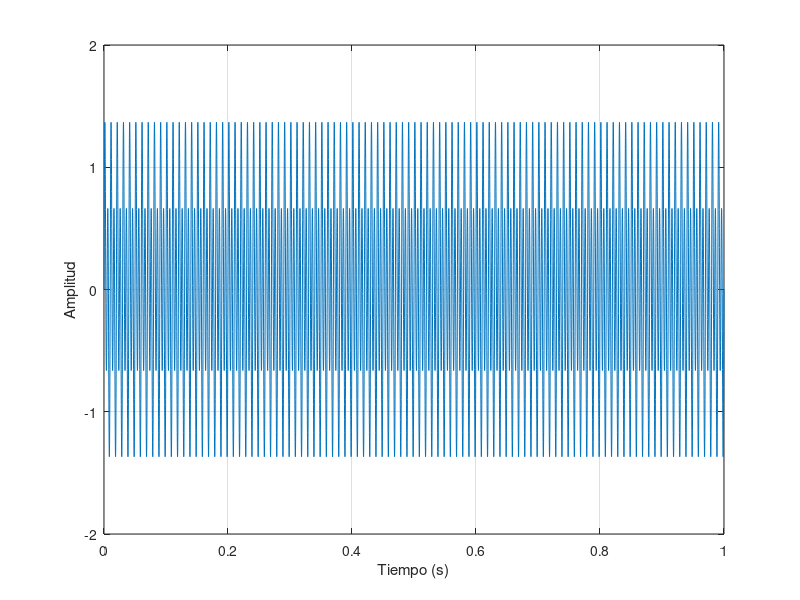
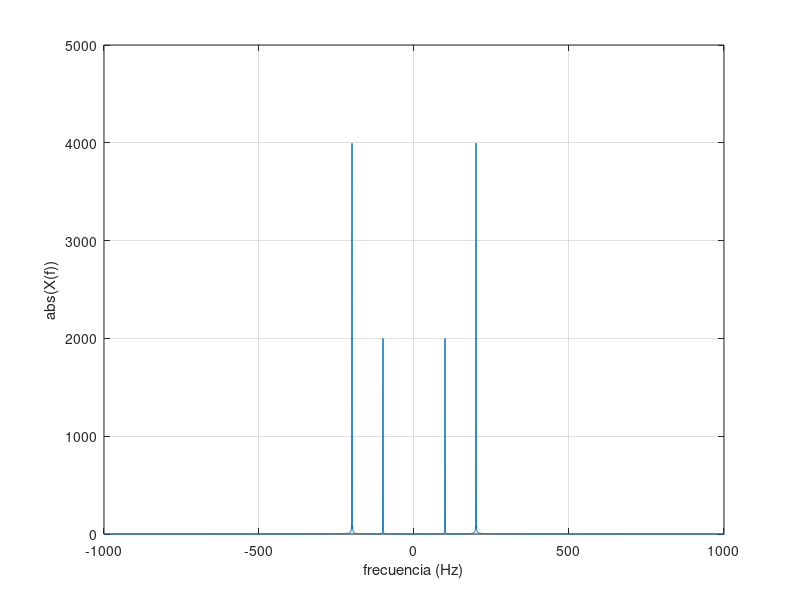
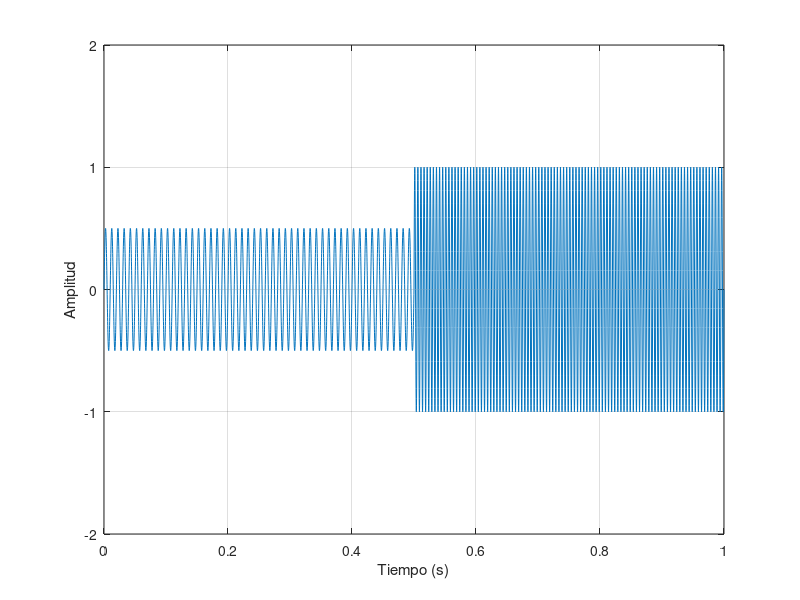
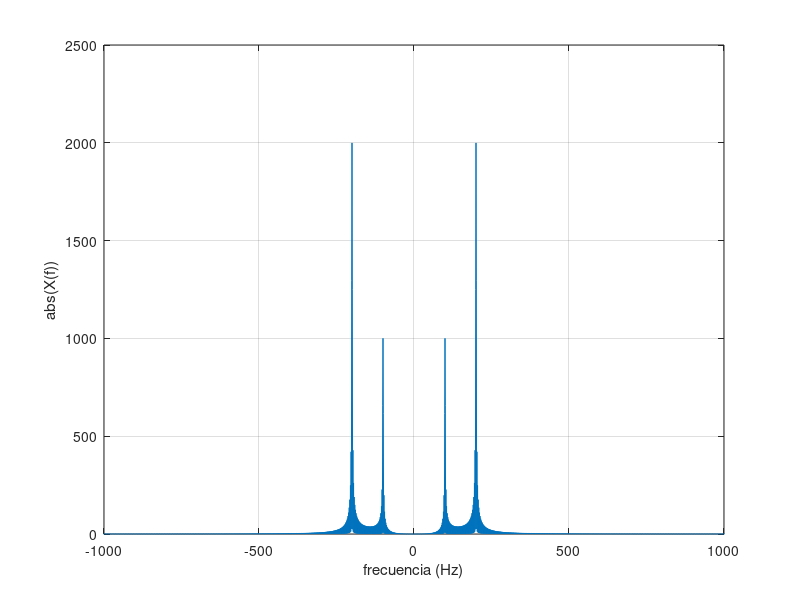

The MATLAB script that drew these images, in order: (Note: this script raises an error after producing the figures.)
%% Ejemplo 1: 2 senoidales superpuestas
clear all;
close all;
clc;


fs = 8000;
Ts = 1/fs;

f1 = 100;
f2 = 200;
D  = 1;    % duracion = 1seg
t  = 0:Ts:D;
N  = length(t);

figure(1);
x = 0.5*sin(2*pi*f1*t) + sin(2*pi*f2*t);
plot(t,x);
axis([0 1 -2 2]);
xlabel('Tiempo (s)');
ylabel('Amplitud');
grid;

figure(2);
X = abs(fft(x));
plot(linspace(-fs/2,fs/2,N),fftshift(X));
axis([-1000 1000 0 5000]);
xlabel('frecuencia (Hz)');
ylabel('abs(X(f))');
grid;

%% Ejemplo 2: 2 senoidales no superpuestas
clear all;
clc;

fs = 8000;
Ts = 1/fs;

f1 = 100;
f2 = 200;
D  = 1;    % duracion = 1seg
t  = 0:Ts:D;
N  = length(t);

w1 = [ones(1,(N-1)/2)   zeros(1,(N-1)/2 + 1)];
w2 = [zeros(1,(N-1)/2)  ones(1,(N-1)/2 + 1) ];

figure(3);
x = 0.5*sin(2*pi*f1*t).*w1 + sin(2*pi*f2*t).*w2;
plot(t,x);
axis([0 1 -2 2]);
xlabel('Tiempo (s)');
ylabel('Amplitud');
grid;

figure(4);
X = abs(fft(x));
plot(linspace(-fs/2,fs/2,N),fftshift(X));
axis([-1000 1000 0 2500]);
xlabel('frecuencia (Hz)');
ylabel('abs(X(f))');
grid;

%% Ejemplo 3: 2 senoidales no superpuestas - analisis con ventanas
clear all;
clc;

fs = 8000;
Ts = 1/fs;

f1 = 100;
f2 = 200;
D  = 1;    % duracion = 1seg
t  = 0:Ts:D;
N  = length(t);

w1 = [ones(1,(N-1)/2)   zeros(1,(N-1)/2 + 1)];
w2 = [zeros(1,(N-1)/2)  ones(1,(N-1)/2 + 1) ];

figure(5);
x = 0.5*sin(2*pi*f1*t).*w1 + sin(2*pi*f2*t).*w2;

Nw = (N-1)/5;
W  = hanning(Nw)';
W1 = [W zeros(1,4*Nw + 1)];
W2 = [zeros(1,Nw) W zeros(1,3*Nw + 1)];
W3 = [zeros(1,2*Nw) W zeros(1,2*Nw + 1)];
W4 = [zeros(1,3*Nw) W zeros(1,Nw + 1)];
W5 = [zeros(1,4*Nw + 1) W];

plot(t,x,t,2*W1,t,2*W2,t,2*W3,t,2*W4,t,2*W5);
axis([0 1 -2 2]);
xlabel('Tiempo (s)');
ylabel('Amplitud');
grid;

figure(6);
subplot(5,2,1),plot(t,x.*W1),axis([0 1 -2 2]);
subplot(5,2,2),plot(linspace(-fs/2,fs/2,N),fftshift(abs(fft(x.*W1)))),grid,axis([-1000 1000 0 500]);
subplot(5,2,3),plot(t,x.*W2),axis([0 1 -2 2]);
subplot(5,2,4),plot(linspace(-fs/2,fs/2,N),fftshift(abs(fft(x.*W2)))),grid,axis([-1000 1000 0 500]);
subplot(5,2,5),plot(t,x.*W3),axis([0 1 -2 2]);
subplot(5,2,6),plot(linspace(-fs/2,fs/2,N),fftshift(abs(fft(x.*W3)))),grid,axis([-1000 1000 0 500]);
subplot(5,2,7),plot(t,x.*W4),axis([0 1 -2 2]);
subplot(5,2,8),plot(linspace(-fs/2,fs/2,N),fftshift(abs(fft(x.*W4)))),grid,axis([-1000 1000 0 500]);
subplot(5,2,9),plot(t,x.*W5),axis([0 1 -2 2]);
subplot(5,2,10),plot(linspace(-fs/2,fs/2,N),fftshift(abs(fft(x.*W5)))),grid,axis([-1000 1000 0 500]);

%% Ejemplo 4: Espectrogramas

% B = SPECGRAM(A,NFFT,Fs,WINDOW,NOVERLAP);

clear all;
clc;

fs = 8000;
Ts = 1/fs;

f1 = 100;
f2 = 200;
D  = 1;    % duracion = 1seg
t  = 0:Ts:D;
N  = length(t);

w1 = [ones(1,(N-1)/2)   zeros(1,(N-1)/2 + 1)];
w2 = [zeros(1,(N-1)/2)  ones(1,(N-1)/2 + 1) ];

x = 0.5*sin(2*pi*f1*t).*w1 + sin(2*pi*f2*t).*w2;

figure(7);
specgram(x,[],fs);
colormap(gray);
axis([0 D 0 1000]);

%% Ejemplo 5: Espectrogramas - Longitud de la ventana (senoidales no
%% superpuestas)

% B = SPECGRAM(A,NFFT,Fs,WINDOW,NOVERLAP);

clear all;
clc;

fs = 8000;
Ts = 1/fs;

f1 = 100;
f2 = 200;
D  = 1;    % duracion = 1seg
t  = 0:Ts:D;
N  = length(t);

w1 = [ones(1,(N-1)/2)   zeros(1,(N-1)/2 + 1)];
w2 = [zeros(1,(N-1)/2)  ones(1,(N-1)/2 + 1) ];

x = 0.5*sin(2*pi*f1*t).*w1 + sin(2*pi*f2*t).*w2;

figure(8);
subplot(2,2,1),specgram(x,1024,fs,128),colormap(gray),axis([0 D 0 500]),title('N=128');
subplot(2,2,2),specgram(x,1024,fs,256),colormap(gray),axis([0 D 0 500]),title('N=256');
subplot(2,2,3),specgram(x,1024,fs,512),colormap(gray),axis([0 D 0 500]),title('N=512');
subplot(2,2,4),specgram(x,1024,fs,1024),colormap(gray),axis([0 D 0 500]),title('N=1024');

%% Ejemplo 5: Espectrogramas - Longitud de la ventana (senoidales
%% superpuestas)

clear all;
clc;

fs = 8000;
Ts = 1/fs;

f1 = 100;
f2 = 200;
D  = 1;    % duracion = 1seg
t  = 0:Ts:D;
N  = length(t);

x = 0.5*sin(2*pi*f1*t) + sin(2*pi*f2*t);

figure(9);
subplot(2,2,1),specgram(x,1024,fs,128),colormap(gray),axis([0 D 0 500]),title('N=128');
subplot(2,2,2),specgram(x,1024,fs,256),colormap(gray),axis([0 D 0 500]),title('N=256');
subplot(2,2,3),specgram(x,1024,fs,512),colormap(gray),axis([0 D 0 500]),title('N=512');
subplot(2,2,4),specgram(x,1024,fs,1024),colormap(gray),axis([0 D 0 500]),title('N=1024');


%% Caracteristicas espectrales de las distintas ventanas
clear all;
clc;

f = linspace(-pi,pi,1024);
M = 30;

rect = ones(1,M+1);
hann = 0.5 -  0.5 *cos(2*pi*(0:M)/M);
hamm = 0.54 - 0.46*cos(2*pi*(0:M)/M);

RECT = fftshift(20*log10(abs(fft(rect,1024))/max(abs(fft(rect,1024)))));
HANN = fftshift(20*log10(abs(fft(hann,1024))/max(abs(fft(hann,1024)))));
HAMM = fftshift(20*log10(abs(fft(hamm,1024))/max(abs(fft(hamm,1024)))));

figure(10);
plot(0:M,rect,'r',0:M,hann,'g',0:M,hamm,'b'),grid,legend('rectangular','hanning','hamming'),axis([-5 35 -0.1 1.1]);
figure(11);
plot(f,RECT,'r',f,HANN,'g',f,HAMM,'b'),grid,axis([-pi pi -100 5]),xlabel('w (rad)'),ylabel('20*log10(abs(W(w)))'),legend('rectangular','hanning','hamming');

%% Senoidales superpuestas - Analisis con distintas ventanas

clear all;
clc;

fs = 8000;
Ts = 1/fs;

f1 = 100;
f2 = 200;
D  = 1;    % duracion = 1seg
t  = 0:Ts:D;
N  = length(t);

x = 0.5*sin(2*pi*f1*t) + sin(2*pi*f2*t);

figure(12);
M = 512;
subplot(2,2,1),specgram(x,1024,fs,ones(M+1,1)),colormap(gray),caxis([-100 50]),axis([0 D 0 1000]),title('rectangular');
subplot(2,2,2),specgram(x,1024,fs,hanning(M)),colormap(gray), caxis([-100 50]),axis([0 D 0 1000]),title('hanning');
subplot(2,2,3),specgram(x,1024,fs,hamming(M)),colormap(gray), caxis([-100 50]),axis([0 D 0 1000]),title('hamming');

%% señal de habla
close all;

[x,fs] = wavread('habla.wav');
specgram(x,2048,fs,512,400),caxis([-30 30]),colorbar;